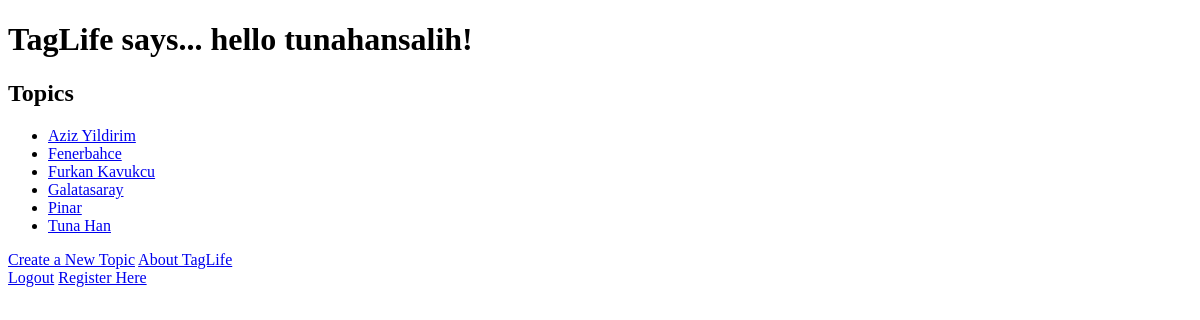
Page / (signed in) on the earlier database version.
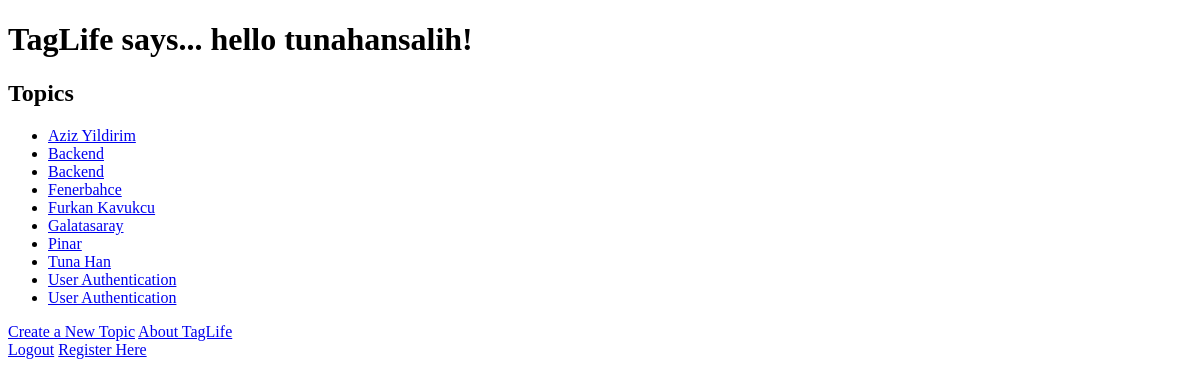
Same page on the later database version.
### TagLifeApp/models.py (models this page shows, shortened)
class Topic(models.Model):
    title = models.CharField(max_length=128)

### TagLifeApp/views.py (the view)
# urls.py: url(r'^$', views.index, name='index'),
def index(request):
    context = RequestContext(request)
    topic_list = Topic.objects.order_by('title')
    context_dict = {'topics': topic_list}
    context_dict['user'] = request.user
    for topic in topic_list:
        topic.url = topic.title.replace(' ','_')
    if request.user.is_authenticated():
        print(request.user)
    else:
        print("WHY")
    return render_to_response('index.html', context_dict, context)

### TagLifeFrontend/templates/index.html (shortened to what this page needs)
<!DOCTYPE html>
<html>
<head>
</head>
<body>
{% if user.is_authenticated %}
    <h1>TagLife says... hello {{ user.username }}!</h1>
    <h2>Topics</h2>
    {% if topics %}
        <ul>
            {% for topic in topics %}
                <li><a href="/topic/{{ topic.url }}">{{ topic.title }}</a></li>
            {% endfor %}
        </ul>
    {% else %}
        <strong> There are no topics present</strong>
    {% endif %}
{% else %}
    <h1>TagLife says... hello someone</h1>
{% endif %}
<a href="/create_topic/">Create a New Topic</a>
<a href="/about/">About TagLife</a><br/>
{% if user.is_authenticated %}
    <a href="/logout/">Logout</a>
{% else %}
    <a href="/login/">Login</a>
{% endif %}
<a href="/register/">Register Here</a>
</body>
</html>

Differences in the rows shown:
added Topic: title "Backend"
added Topic: title "Backend"
added Topic: title "User Authentication"
added Topic: title "User Authentication"
